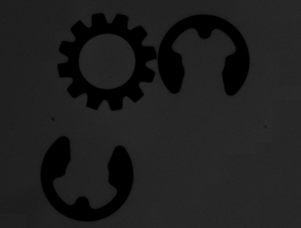
#> input picture equalizeHist.jpg, 301 x 228 px
$ python '35.直方图均衡化.py'
#> lines starting #> are read from the running program, lines starting #| are printed output that depends on the picture
import cv2
import numpy as np
from matplotlib import pyplot as plt
import sys


if __name__ == '__main__':
    image = cv2.imread('equalizeHist.jpg', 0)
#> image is the input picture: shape (228, 301); min 0, max 43, mean 30.4
    if image is None:
        print('Failed to read image')
        sys.exit()
    # 绘制直方图
    plt.hist(image.ravel(), 256, [0, 256])
    plt.title('Origin Image')
    plt.show()
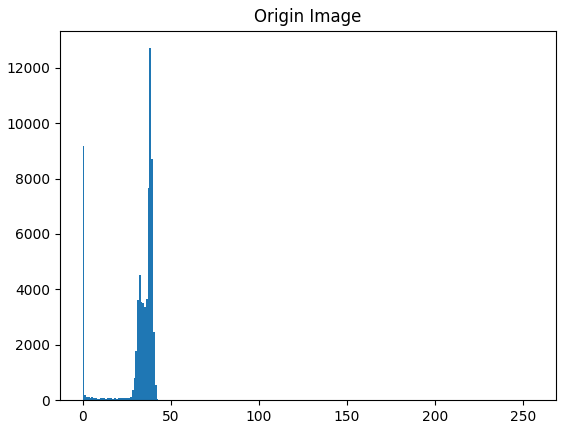
#> figure drawn by matplotlib, 1 panel; tallest bar 12703 high, from x = 38 to 39
    # 进行直方图均衡化并绘制直方图
    image_result = cv2.equalizeHist(image)
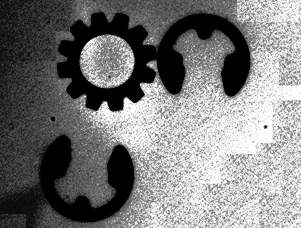
#> image_result: shape (228, 301); min 0, max 255, mean 122.6
    image_result = cv2.cvtColor(image_result, cv2.COLOR_GRAY2BGR)
#> image_result: shape (228, 301, 3)
    print(image_result.shape)
#| (228, 301, 3)
    plt.hist(image_result.ravel(), 256, [0, 256])
    plt.title('Equalized Image')
    plt.show()
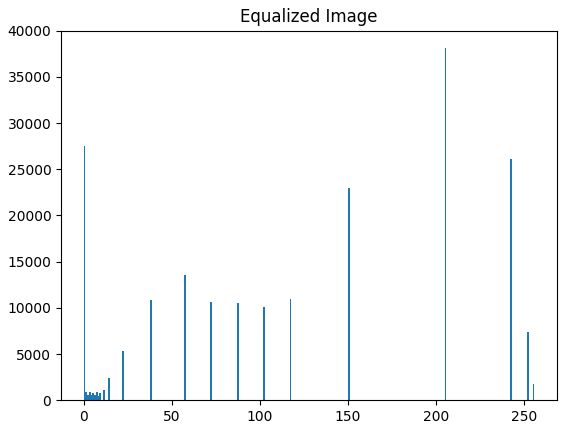
#> figure drawn by matplotlib, 1 panel; tallest bar 38109 high, from x = 205 to 206
    # 展示直方图均衡化前后的图像
    image = cv2.cvtColor(image, cv2.COLOR_GRAY2BGR)
    cv2.imshow('Origin image', image)
    print(image.shape)
#| (228, 301, 3)
    cv2.imshow('Equalized Image', image_result)
    cv2.waitKey(0)
    cv2.destroyAllWindows()
